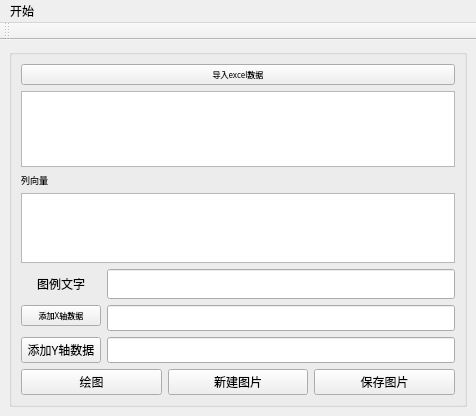
<?xml version="1.0" encoding="UTF-8"?>
<ui version="4.0">
 <class>MainWindow</class>
 <widget class="QMainWindow" name="MainWindow">
  <property name="geometry">
   <rect>
    <x>0</x>
    <y>0</y>
    <width>476</width>
    <height>416</height>
   </rect>
  </property>
  <property name="windowTitle">
   <string>MainWindow</string>
  </property>
  <widget class="QWidget" name="centralwidget">
   <layout class="QHBoxLayout" name="horizontalLayout_2">
    <item>
     <widget class="QGroupBox" name="horizontalGroupBox">
      <layout class="QVBoxLayout" name="verticalLayout">
       <item>
        <layout class="QVBoxLayout" name="verticalLayout_3" stretch="1,3,0,0,0,0">
         <property name="leftMargin">
          <number>0</number>
         </property>
         <item>
          <widget class="QPushButton" name="loadExcelButton">
           <property name="font">
            <font>
             <family>微软雅黑 Light</family>
             <pointsize>6</pointsize>
            </font>
           </property>
           <property name="text">
            <string>导入excel数据</string>
           </property>
          </widget>
         </item>
         <item>
          <widget class="QTableWidget" name="tableWidget">
           <property name="sizePolicy">
            <sizepolicy hsizetype="Expanding" vsizetype="Expanding">
             <horstretch>0</horstretch>
             <verstretch>0</verstretch>
            </sizepolicy>
           </property>
           <property name="font">
            <font>
             <pointsize>7</pointsize>
            </font>
           </property>
          </widget>
         </item>
         <item>
          <widget class="QLabel" name="label">
           <property name="font">
            <font>
             <family>微软雅黑</family>
             <pointsize>7</pointsize>
            </font>
           </property>
           <property name="text">
            <string>列向量</string>
           </property>
          </widget>
         </item>
         <item>
          <widget class="QTableView" name="colVarTableView">
           <property name="sizePolicy">
            <sizepolicy hsizetype="Preferred" vsizetype="Preferred">
             <horstretch>0</horstretch>
             <verstretch>1</verstretch>
            </sizepolicy>
           </property>
          </widget>
         </item>
         <item>
          <layout class="QFormLayout" name="formLayout">
           <property name="sizeConstraint">
            <enum>QLayout::SetMaximumSize</enum>
           </property>
           <property name="fieldGrowthPolicy">
            <enum>QFormLayout::ExpandingFieldsGrow</enum>
           </property>
           <property name="labelAlignment">
            <set>Qt::AlignCenter</set>
           </property>
           <property name="verticalSpacing">
            <number>6</number>
           </property>
           <property name="leftMargin">
            <number>0</number>
           </property>
           <item row="0" column="0">
            <widget class="QLabel" name="LegendLabel">
             <property name="font">
              <font>
               <family>微软雅黑</family>
               <pointsize>9</pointsize>
              </font>
             </property>
             <property name="text">
              <string>图例文字</string>
             </property>
             <property name="textFormat">
              <enum>Qt::MarkdownText</enum>
             </property>
             <property name="alignment">
              <set>Qt::AlignLeading|Qt::AlignLeft|Qt::AlignVCenter</set>
             </property>
             <property name="indent">
              <number>0</number>
             </property>
            </widget>
           </item>
           <item row="0" column="1">
            <widget class="QLineEdit" name="LegendEdit">
             <property name="font">
              <font>
               <family>微软雅黑</family>
               <pointsize>11</pointsize>
              </font>
             </property>
             <property name="text">
              <string/>
             </property>
            </widget>
           </item>
           <item row="1" column="0">
            <widget class="QPushButton" name="getXButton">
             <property name="font">
              <font>
               <family>微软雅黑 Light</family>
               <pointsize>6</pointsize>
              </font>
             </property>
             <property name="text">
              <string>添加X轴数据</string>
             </property>
            </widget>
           </item>
           <item row="1" column="1">
            <widget class="QLineEdit" name="getXLineEdit">
             <property name="font">
              <font>
               <family>微软雅黑</family>
               <pointsize>10</pointsize>
              </font>
             </property>
             <property name="focusPolicy">
              <enum>Qt::NoFocus</enum>
             </property>
            </widget>
           </item>
           <item row="2" column="0">
            <widget class="QPushButton" name="getYButton">
             <property name="font">
              <font>
               <family>微软雅黑 Light</family>
              </font>
             </property>
             <property name="text">
              <string>添加Y轴数据</string>
             </property>
            </widget>
           </item>
           <item row="2" column="1">
            <widget class="QLineEdit" name="getYLineEdit">
             <property name="font">
              <font>
               <family>微软雅黑</family>
               <pointsize>10</pointsize>
              </font>
             </property>
             <property name="focusPolicy">
              <enum>Qt::NoFocus</enum>
             </property>
             <property name="text">
              <string/>
             </property>
            </widget>
           </item>
          </layout>
         </item>
         <item>
          <layout class="QHBoxLayout" name="horizontalLayout">
           <item>
            <widget class="QPushButton" name="addLineButton">
             <property name="font">
              <font>
               <family>微软雅黑 Light</family>
              </font>
             </property>
             <property name="text">
              <string>绘图</string>
             </property>
            </widget>
           </item>
           <item>
            <widget class="QPushButton" name="newFigButton">
             <property name="font">
              <font>
               <family>微软雅黑 Light</family>
              </font>
             </property>
             <property name="text">
              <string>新建图片</string>
             </property>
            </widget>
           </item>
           <item>
            <widget class="QPushButton" name="saveFigButton">
             <property name="font">
              <font>
               <family>微软雅黑 Light</family>
              </font>
             </property>
             <property name="text">
              <string>保存图片</string>
             </property>
            </widget>
           </item>
          </layout>
         </item>
        </layout>
       </item>
      </layout>
     </widget>
    </item>
   </layout>
  </widget>
  <widget class="QMenuBar" name="menubar">
   <property name="geometry">
    <rect>
     <x>0</x>
     <y>0</y>
     <width>476</width>
     <height>22</height>
    </rect>
   </property>
   <property name="nativeMenuBar">
    <bool>true</bool>
   </property>
   <widget class="QMenu" name="menu">
    <property name="title">
     <string>开始</string>
    </property>
   </widget>
   <addaction name="menu"/>
  </widget>
  <widget class="QToolBar" name="toolBar">
   <property name="windowTitle">
    <string>toolBar</string>
   </property>
   <attribute name="toolBarArea">
    <enum>TopToolBarArea</enum>
   </attribute>
   <attribute name="toolBarBreak">
    <bool>false</bool>
   </attribute>
  </widget>
 </widget>
 <resources/>
 <connections>
  <connection>
   <sender>getXButton</sender>
   <signal>clicked()</signal>
   <receiver>MainWindow</receiver>
   <slot>getXButtonOnClicked()</slot>
   <hints>
    <hint type="sourcelabel">
     <x>82</x>
     <y>328</y>
    </hint>
    <hint type="destinationlabel">
     <x>41</x>
     <y>415</y>
    </hint>
   </hints>
  </connection>
  <connection>
   <sender>loadExcelButton</sender>
   <signal>clicked()</signal>
   <receiver>MainWindow</receiver>
   <slot>LoadExcelButtonOnClicked()</slot>
   <hints>
    <hint type="sourcelabel">
     <x>255</x>
     <y>66</y>
    </hint>
    <hint type="destinationlabel">
     <x>274</x>
     <y>0</y>
    </hint>
   </hints>
  </connection>
  <connection>
   <sender>tableWidget</sender>
   <signal>customContextMenuRequested(QPoint)</signal>
   <receiver>MainWindow</receiver>
   <slot>showMenu()</slot>
   <hints>
    <hint type="sourcelabel">
     <x>417</x>
     <y>173</y>
    </hint>
    <hint type="destinationlabel">
     <x>469</x>
     <y>175</y>
    </hint>
   </hints>
  </connection>
  <connection>
   <sender>getYButton</sender>
   <signal>clicked()</signal>
   <receiver>MainWindow</receiver>
   <slot>getYButtonOnClicked()</slot>
   <hints>
    <hint type="sourcelabel">
     <x>95</x>
     <y>357</y>
    </hint>
    <hint type="destinationlabel">
     <x>68</x>
     <y>415</y>
    </hint>
   </hints>
  </connection>
  <connection>
   <sender>tableWidget</sender>
   <signal>itemChanged(QTableWidgetItem*)</signal>
   <receiver>MainWindow</receiver>
   <slot>table_update()</slot>
   <hints>
    <hint type="sourcelabel">
     <x>295</x>
     <y>184</y>
    </hint>
    <hint type="destinationlabel">
     <x>469</x>
     <y>216</y>
    </hint>
   </hints>
  </connection>
  <connection>
   <sender>addLineButton</sender>
   <signal>clicked()</signal>
   <receiver>MainWindow</receiver>
   <slot>addLineButtonOnClicked()</slot>
   <hints>
    <hint type="sourcelabel">
     <x>134</x>
     <y>394</y>
    </hint>
    <hint type="destinationlabel">
     <x>128</x>
     <y>415</y>
    </hint>
   </hints>
  </connection>
  <connection>
   <sender>newFigButton</sender>
   <signal>clicked()</signal>
   <receiver>MainWindow</receiver>
   <slot>newFigButtonOnClicked()</slot>
   <hints>
    <hint type="sourcelabel">
     <x>255</x>
     <y>394</y>
    </hint>
    <hint type="destinationlabel">
     <x>256</x>
     <y>415</y>
    </hint>
   </hints>
  </connection>
  <connection>
   <sender>saveFigButton</sender>
   <signal>clicked()</signal>
   <receiver>MainWindow</receiver>
   <slot>saveFigButtonOnClicked()</slot>
   <hints>
    <hint type="sourcelabel">
     <x>384</x>
     <y>381</y>
    </hint>
    <hint type="destinationlabel">
     <x>375</x>
     <y>487</y>
    </hint>
   </hints>
  </connection>
 </connections>
 <slots>
  <slot>getXButtonOnClicked()</slot>
  <slot>getYButtonOnClicked()</slot>
  <slot>newFigButtonOnClicked()</slot>
  <slot>addLineButtonOnClicked()</slot>
  <slot>LoadExcelButtonOnClicked()</slot>
  <slot>showMenu()</slot>
  <slot>table_update()</slot>
  <slot>saveFigButtonOnClicked()</slot>
 </slots>
</ui>
